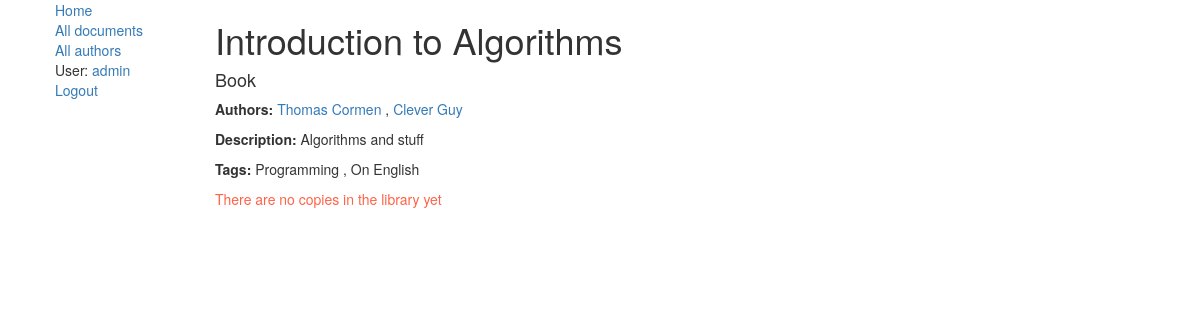
Screenshot of /library/document/2 (signed in) with the database file from the repository.
### library/models.py (models this page shows, shortened)
class Document(models.Model):
    title = models.CharField(max_length=100)
    authors = models.ManyToManyField('Author', help_text='Select authors')
    description = models.TextField(max_length=1000, help_text="Enter a description of the document")
    type = models.ForeignKey('DocType', on_delete=models.SET_NULL, null=True)
    tags = models.ManyToManyField('Tag', help_text="Select tags")
    quantity = models.IntegerField(null=True)
    bestseller = models.BooleanField(default=False)

class DocType(models.Model):
    name = models.CharField(max_length=50, help_text="Document type name")
    fields = models.CharField(max_length=1000, blank=True,
                              help_text="Fields labels separated with semicolon. Max: 5")
    max_days = models.IntegerField(help_text='Maximum days for loan in regular case', null=True)
    max_days_bestseller = models.IntegerField(help_text='Maximum days for loan if document is bestseller', null=True)
    max_days_privileges = models.IntegerField(help_text='Maximum days for loan for privileged patrons', null=True)
    class Meta:
        verbose_name = "Document Type"
        verbose_name_plural = "Documents' Types"
    def __str__(self):
        return self.name

class Author(models.Model):
    first_name = models.CharField(max_length=100)
    last_name = models.CharField(max_length=100)
    date_born = models.DateField(null=True, blank=True)
    date_died = models.DateField('Died', null=True, blank=True)
    def get_absolute_url(self):
        return reverse('author-detail', args=[str(self.id)])

class Tag(models.Model):
    caption = models.CharField(max_length=100, blank=True)
    def __str__(self):
        return self.caption

### library/views.py (the view)
# urls.py: url(r'^document/(?P<id>\d+)$', views.get_document_detail, name='document-detail'),
def get_document_detail(request, id):
    user = auth.get_user(request)
    document = Document.objects.get(id=id)
    if user.is_authenticated:
        wished = WishList.objects.filter(user_id=user.id, document_id=document.id)
        ordered = RecordsLog.objects.filter(user=user, document=document)
        if request.method == 'POST':
            form = ReserveButton(request.POST)
            if form.clean_order():
                record = WishList.objects.create(user=user, document=document,
                                                 timestamp=datetime.datetime.today().isoformat(), executed=False)
                record.save()
            else:
                WishList.objects.filter(user_id=user.id, document_id=document.id).delete()
            wished = WishList.objects.filter(user=user, document=document)
            ordered = RecordsLog.objects.filter(user_id=user.id, document_id=document.id)
        else:
            form = ReserveButton()
        return render(request, 'library/document_detail.html',
                      context={'ordered': ordered, 'wished': wished, "document": document})
    else:
        return render(request, 'library/document_detail.html',
                      context={"document": document})

### library/templates/library/document_detail.html (shortened to what this page needs)
{% extends "base_generic.html" %}
{% block content %}
<head>
</head>
    <h1>{{ document.title }}</h1>
    <h4>{{ document.type }}</h4>
    <p><strong>Authors:</strong> <a href=""></a>
        {% for author in document.authors.all %}
            <a href="{{ author.get_absolute_url }}">{{ author.first_name }} {{ author.last_name }}</a>
            {% if not forloop.last %},{% endif %}
        {% endfor %}</p>
    <p><strong>Description:</strong> {{ document.description }}
    <p><strong>Tags:</strong>
        {% for tag in document.tags.all %}
            {{ tag }}
            {% if not forloop.last %},{% endif %}
        {% endfor %}
        {% if user.is_authenticated %}
            {% if ordered %}
                    <p>Given out to you</p>
            {% else %}
                <p class="redtext">There are no copies in the library yet</p>
            {% endif %}
        {% else %} <p>To check out that {{ document.type }} you need to login</p>{% endif %}
{% endblock %}

### library/templates/base_generic.html (shortened to what this page needs)
<!DOCTYPE html>
<html lang="en-us">
<head>
    <link rel="stylesheet" href="https://maxcdn.bootstrapcdn.com/bootstrap/3.3.7/css/bootstrap.min.css">
    <link rel="stylesheet" href="styles.css">
</head>
<body link="">
<div class="container-fluid">
    <div class="row">
        <div class="col-sm-2">
            {% block sidebar %}
                <ul class="sidebar-nav">
                    <div><a href="{% url 'index' %}">Home</a></div>
                    <div><a href="{% url 'document' %}">All documents</a></div>
                    <div><a href="{% url 'authors' %}">All authors</a></div>
                    {% if user.is_authenticated %}
                        <div>User: <a title="Open user card" href="{% url 'account' %}">{{ user.get_username }}</a></div>
                        <div><a href="{% url 'logout' %}?next={{ request.path }}">Logout</a></div>
                    {% else %}
                        <div><a href="{% url 'login' %}?next={{ request.path }}">Login</a></div>
                    {% endif %}
                </ul>
            {% endblock %}
        </div>
        <div class="col-sm-10 ">
            {% block content %}{% endblock %}
        </div>
    </div>
</div>
</body>
</html>

### library/templates/library/document_detail.html (style rules this page uses)
.redtext { color: tomato; }

### rows the page displays
Document: title "Introduction to Algorithms", type "Book", description "Algorithms and stuff"
Author: first_name "Thomas", last_name "Cormen"
Author: first_name "Clever", last_name "Guy"
Tag: caption "Programming"
Tag: caption "On English"

### other values shown
{{ user.get_username }} "admin"
